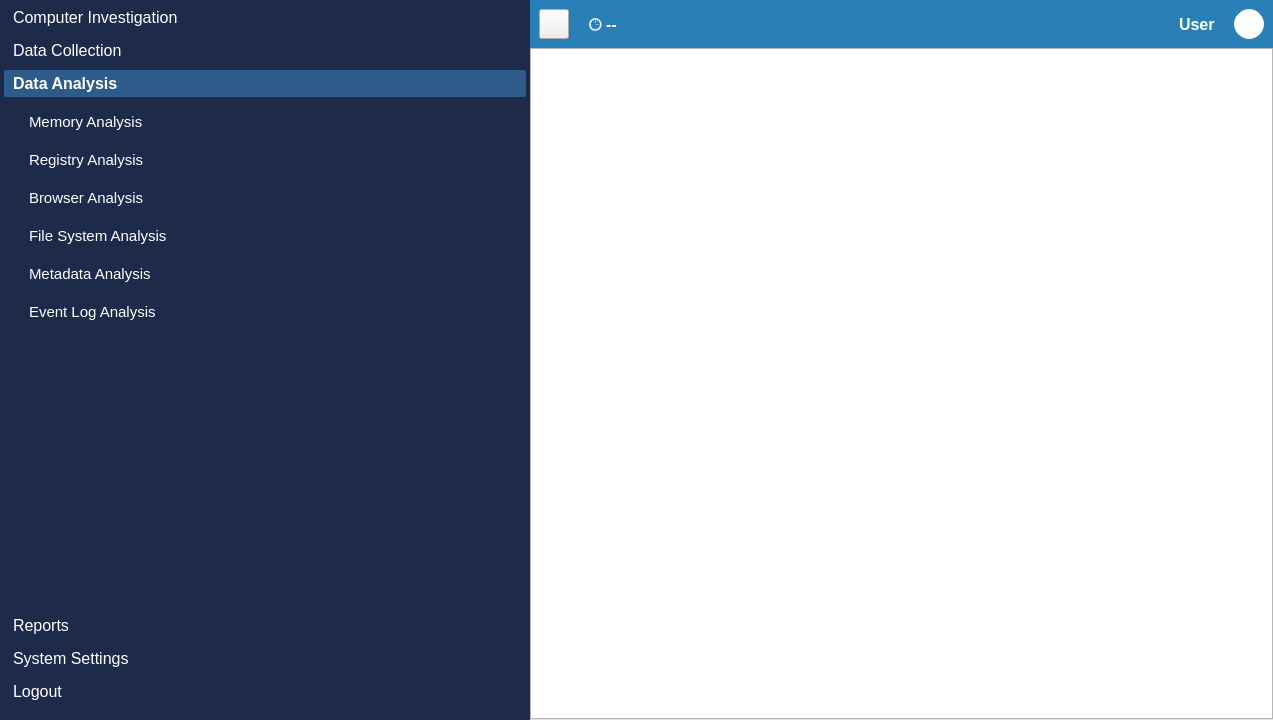
<?xml version="1.0" encoding="UTF-8"?>
<ui version="4.0">
 <class>MainWindow</class>
 <widget class="QMainWindow" name="MainWindow">
  <property name="geometry">
   <rect>
    <x>0</x>
    <y>0</y>
    <width>1273</width>
    <height>720</height>
   </rect>
  </property>
  <property name="windowTitle">
   <string>MainWindow</string>
  </property>
  <widget class="QWidget" name="centralwidget">
   <layout class="QGridLayout" name="gridLayout_4">
    <property name="leftMargin">
     <number>0</number>
    </property>
    <property name="topMargin">
     <number>0</number>
    </property>
    <property name="rightMargin">
     <number>0</number>
    </property>
    <property name="bottomMargin">
     <number>0</number>
    </property>
    <property name="spacing">
     <number>0</number>
    </property>
    <item row="0" column="0">
     <widget class="QSplitter" name="splitter">
      <property name="orientation">
       <enum>Qt::Horizontal</enum>
      </property>
      <property name="handleWidth">
       <number>0</number>
      </property>
      <widget class="QWidget" name="menu_widget" native="true">
       <property name="styleSheet">
        <string notr="true">background-color: #1e2a4a;
color: #fff;
border: none;
</string>
       </property>
       <layout class="QGridLayout" name="gridLayout">
        <property name="leftMargin">
         <number>4</number>
        </property>
        <property name="topMargin">
         <number>4</number>
        </property>
        <property name="rightMargin">
         <number>4</number>
        </property>
        <property name="bottomMargin">
         <number>15</number>
        </property>
        <property name="spacing">
         <number>0</number>
        </property>
        <item row="0" column="1">
         <widget class="QToolBox" name="toolBox">
          <property name="sizePolicy">
           <sizepolicy hsizetype="Preferred" vsizetype="Preferred">
            <horstretch>0</horstretch>
            <verstretch>0</verstretch>
           </sizepolicy>
          </property>
          <property name="font">
           <font>
            <pointsize>12</pointsize>
           </font>
          </property>
          <property name="styleSheet">
           <string notr="true">#toolBox {
    color: #fff;
}

#toolBox::tab {
    padding-left: 5px;
    text-align: left;
    border-radius: 2px;
}

#toolBox::tab:selected {
    background-color: #2d5c8b;
    font-weight: bold;
}

#toolBox QPushButton {
    padding: 5px 0px 5px 20px;
    text-align: left;
    border-radius: 3px;
}

#toolBox QPushButton:hover {
    background-color: #85C1E9;
}

#toolBox QPushButton:checked {
    background-color: #3399DB;
}
</string>
          </property>
          <property name="currentIndex">
           <number>2</number>
          </property>
          <widget class="QWidget" name="page_3">
           <property name="geometry">
            <rect>
             <x>0</x>
             <y>0</y>
             <width>414</width>
             <height>503</height>
            </rect>
           </property>
           <attribute name="icon">
            <iconset resource="../static/resource.qrc">
             <normaloff>:/icons/icons/antivirus_2894894.png</normaloff>:/icons/icons/antivirus_2894894.png</iconset>
           </attribute>
           <attribute name="label">
            <string>Computer Investigation</string>
           </attribute>
           <layout class="QVBoxLayout" name="verticalLayout">
            <property name="spacing">
             <number>10</number>
            </property>
            <property name="leftMargin">
             <number>5</number>
            </property>
            <property name="topMargin">
             <number>5</number>
            </property>
            <property name="rightMargin">
             <number>5</number>
            </property>
            <property name="bottomMargin">
             <number>5</number>
            </property>
            <item>
             <widget class="QPushButton" name="pushButton">
              <property name="font">
               <font>
                <pointsize>11</pointsize>
               </font>
              </property>
              <property name="focusPolicy">
               <enum>Qt::NoFocus</enum>
              </property>
              <property name="text">
               <string>Dashboard</string>
              </property>
              <property name="checkable">
               <bool>true</bool>
              </property>
              <property name="checked">
               <bool>true</bool>
              </property>
             </widget>
            </item>
            <item>
             <widget class="QPushButton" name="pushButton_2">
              <property name="font">
               <font>
                <pointsize>11</pointsize>
               </font>
              </property>
              <property name="focusPolicy">
               <enum>Qt::NoFocus</enum>
              </property>
              <property name="text">
               <string>Case Management</string>
              </property>
              <property name="checkable">
               <bool>true</bool>
              </property>
             </widget>
            </item>
            <item>
             <widget class="QPushButton" name="pushButton_3">
              <property name="font">
               <font>
                <pointsize>11</pointsize>
               </font>
              </property>
              <property name="focusPolicy">
               <enum>Qt::NoFocus</enum>
              </property>
              <property name="text">
               <string>User Management</string>
              </property>
              <property name="checkable">
               <bool>true</bool>
              </property>
             </widget>
            </item>
            <item>
             <spacer name="verticalSpacer">
              <property name="orientation">
               <enum>Qt::Vertical</enum>
              </property>
              <property name="sizeHint" stdset="0">
               <size>
                <width>20</width>
                <height>370</height>
               </size>
              </property>
             </spacer>
            </item>
           </layout>
          </widget>
          <widget class="QWidget" name="page_4">
           <property name="geometry">
            <rect>
             <x>0</x>
             <y>0</y>
             <width>414</width>
             <height>503</height>
            </rect>
           </property>
           <attribute name="icon">
            <iconset resource="../static/resource.qrc">
             <normaloff>:/icons/icons/icons8-collect-50.png</normaloff>:/icons/icons/icons8-collect-50.png</iconset>
           </attribute>
           <attribute name="label">
            <string>Data Collection</string>
           </attribute>
           <layout class="QVBoxLayout" name="verticalLayout_2">
            <property name="spacing">
             <number>10</number>
            </property>
            <property name="leftMargin">
             <number>5</number>
            </property>
            <property name="topMargin">
             <number>5</number>
            </property>
            <property name="rightMargin">
             <number>5</number>
            </property>
            <property name="bottomMargin">
             <number>5</number>
            </property>
            <item>
             <widget class="QPushButton" name="pushButton_4">
              <property name="font">
               <font>
                <pointsize>11</pointsize>
               </font>
              </property>
              <property name="focusPolicy">
               <enum>Qt::NoFocus</enum>
              </property>
              <property name="text">
               <string>Volatile Data</string>
              </property>
              <property name="checkable">
               <bool>true</bool>
              </property>
             </widget>
            </item>
            <item>
             <widget class="QPushButton" name="pushButton_5">
              <property name="font">
               <font>
                <pointsize>11</pointsize>
               </font>
              </property>
              <property name="focusPolicy">
               <enum>Qt::NoFocus</enum>
              </property>
              <property name="text">
               <string>Non-volatile Data</string>
              </property>
              <property name="checkable">
               <bool>true</bool>
              </property>
             </widget>
            </item>
            <item>
             <spacer name="verticalSpacer_2">
              <property name="orientation">
               <enum>Qt::Vertical</enum>
              </property>
              <property name="sizeHint" stdset="0">
               <size>
                <width>20</width>
                <height>406</height>
               </size>
              </property>
             </spacer>
            </item>
           </layout>
          </widget>
          <widget class="QWidget" name="page_5">
           <property name="geometry">
            <rect>
             <x>0</x>
             <y>0</y>
             <width>414</width>
             <height>503</height>
            </rect>
           </property>
           <attribute name="icon">
            <iconset resource="../static/resource.qrc">
             <normaloff>:/icons/icons/icons8-combo-chart-50.png</normaloff>:/icons/icons/icons8-combo-chart-50.png</iconset>
           </attribute>
           <attribute name="label">
            <string>Data Analysis</string>
           </attribute>
           <layout class="QVBoxLayout" name="verticalLayout_3">
            <property name="spacing">
             <number>10</number>
            </property>
            <property name="leftMargin">
             <number>5</number>
            </property>
            <property name="topMargin">
             <number>5</number>
            </property>
            <property name="rightMargin">
             <number>5</number>
            </property>
            <property name="bottomMargin">
             <number>5</number>
            </property>
            <item>
             <widget class="QPushButton" name="pushButton_6">
              <property name="font">
               <font>
                <pointsize>11</pointsize>
               </font>
              </property>
              <property name="focusPolicy">
               <enum>Qt::NoFocus</enum>
              </property>
              <property name="text">
               <string>Memory Analysis</string>
              </property>
              <property name="checkable">
               <bool>true</bool>
              </property>
             </widget>
            </item>
            <item>
             <widget class="QPushButton" name="pushButton_7">
              <property name="font">
               <font>
                <pointsize>11</pointsize>
               </font>
              </property>
              <property name="focusPolicy">
               <enum>Qt::NoFocus</enum>
              </property>
              <property name="text">
               <string>Registry Analysis</string>
              </property>
              <property name="checkable">
               <bool>true</bool>
              </property>
             </widget>
            </item>
            <item>
             <widget class="QPushButton" name="pushButton_8">
              <property name="font">
               <font>
                <pointsize>11</pointsize>
               </font>
              </property>
              <property name="focusPolicy">
               <enum>Qt::NoFocus</enum>
              </property>
              <property name="text">
               <string>Browser Analysis</string>
              </property>
              <property name="checkable">
               <bool>true</bool>
              </property>
             </widget>
            </item>
            <item>
             <widget class="QPushButton" name="pushButton_9">
              <property name="font">
               <font>
                <pointsize>11</pointsize>
               </font>
              </property>
              <property name="focusPolicy">
               <enum>Qt::NoFocus</enum>
              </property>
              <property name="text">
               <string>File System Analysis</string>
              </property>
              <property name="checkable">
               <bool>false</bool>
              </property>
             </widget>
            </item>
            <item>
             <widget class="QPushButton" name="pushButton_10">
              <property name="font">
               <font>
                <pointsize>11</pointsize>
               </font>
              </property>
              <property name="focusPolicy">
               <enum>Qt::NoFocus</enum>
              </property>
              <property name="text">
               <string>Metadata Analysis</string>
              </property>
              <property name="checkable">
               <bool>true</bool>
              </property>
             </widget>
            </item>
            <item>
             <widget class="QPushButton" name="pushButton_11">
              <property name="font">
               <font>
                <pointsize>11</pointsize>
               </font>
              </property>
              <property name="focusPolicy">
               <enum>Qt::NoFocus</enum>
              </property>
              <property name="text">
               <string>Event Log Analysis</string>
              </property>
              <property name="checkable">
               <bool>true</bool>
              </property>
             </widget>
            </item>
            <item>
             <spacer name="verticalSpacer_3">
              <property name="orientation">
               <enum>Qt::Vertical</enum>
              </property>
              <property name="sizeHint" stdset="0">
               <size>
                <width>20</width>
                <height>262</height>
               </size>
              </property>
             </spacer>
            </item>
           </layout>
          </widget>
          <widget class="QWidget" name="page_6">
           <property name="geometry">
            <rect>
             <x>0</x>
             <y>0</y>
             <width>414</width>
             <height>503</height>
            </rect>
           </property>
           <attribute name="icon">
            <iconset resource="../static/resource.qrc">
             <normaloff>:/icons/icons/icons8-report-50 (1).png</normaloff>:/icons/icons/icons8-report-50 (1).png</iconset>
           </attribute>
           <attribute name="label">
            <string>Reports</string>
           </attribute>
           <layout class="QVBoxLayout" name="verticalLayout_4">
            <property name="spacing">
             <number>10</number>
            </property>
            <property name="leftMargin">
             <number>5</number>
            </property>
            <property name="topMargin">
             <number>5</number>
            </property>
            <property name="rightMargin">
             <number>5</number>
            </property>
            <property name="bottomMargin">
             <number>5</number>
            </property>
            <item>
             <widget class="QPushButton" name="pushButton_14">
              <property name="font">
               <font>
                <pointsize>11</pointsize>
               </font>
              </property>
              <property name="text">
               <string>Generate Report</string>
              </property>
             </widget>
            </item>
            <item>
             <spacer name="verticalSpacer_4">
              <property name="orientation">
               <enum>Qt::Vertical</enum>
              </property>
              <property name="sizeHint" stdset="0">
               <size>
                <width>20</width>
                <height>478</height>
               </size>
              </property>
             </spacer>
            </item>
           </layout>
          </widget>
          <widget class="QWidget" name="page_7">
           <property name="geometry">
            <rect>
             <x>0</x>
             <y>0</y>
             <width>414</width>
             <height>503</height>
            </rect>
           </property>
           <attribute name="icon">
            <iconset resource="../static/resource.qrc">
             <normaloff>:/icons/icons/icons8-system-setting-53 (1).png</normaloff>:/icons/icons/icons8-system-setting-53 (1).png</iconset>
           </attribute>
           <attribute name="label">
            <string>System Settings</string>
           </attribute>
           <layout class="QVBoxLayout" name="verticalLayout_5">
            <property name="spacing">
             <number>10</number>
            </property>
            <property name="leftMargin">
             <number>5</number>
            </property>
            <property name="topMargin">
             <number>5</number>
            </property>
            <property name="rightMargin">
             <number>5</number>
            </property>
            <property name="bottomMargin">
             <number>5</number>
            </property>
            <item>
             <spacer name="verticalSpacer_5">
              <property name="orientation">
               <enum>Qt::Vertical</enum>
              </property>
              <property name="sizeHint" stdset="0">
               <size>
                <width>20</width>
                <height>478</height>
               </size>
              </property>
             </spacer>
            </item>
           </layout>
          </widget>
          <widget class="QWidget" name="page_8">
           <property name="geometry">
            <rect>
             <x>0</x>
             <y>0</y>
             <width>414</width>
             <height>503</height>
            </rect>
           </property>
           <attribute name="icon">
            <iconset resource="../static/resource.qrc">
             <normaloff>:/icons/icons/icons8-logout-50.png</normaloff>:/icons/icons/icons8-logout-50.png</iconset>
           </attribute>
           <attribute name="label">
            <string>Logout</string>
           </attribute>
           <layout class="QGridLayout" name="gridLayout_3">
            <property name="leftMargin">
             <number>5</number>
            </property>
            <property name="topMargin">
             <number>5</number>
            </property>
            <property name="rightMargin">
             <number>5</number>
            </property>
            <property name="bottomMargin">
             <number>5</number>
            </property>
            <property name="horizontalSpacing">
             <number>10</number>
            </property>
            <property name="verticalSpacing">
             <number>7</number>
            </property>
            <item row="0" column="0">
             <spacer name="verticalSpacer_6">
              <property name="orientation">
               <enum>Qt::Vertical</enum>
              </property>
              <property name="sizeHint" stdset="0">
               <size>
                <width>20</width>
                <height>478</height>
               </size>
              </property>
             </spacer>
            </item>
           </layout>
          </widget>
         </widget>
        </item>
       </layout>
      </widget>
      <widget class="QWidget" name="main_widget" native="true">
       <property name="minimumSize">
        <size>
         <width>0</width>
         <height>0</height>
        </size>
       </property>
       <property name="font">
        <font>
         <pointsize>10</pointsize>
        </font>
       </property>
       <layout class="QGridLayout" name="gridLayout_2">
        <property name="leftMargin">
         <number>0</number>
        </property>
        <property name="topMargin">
         <number>0</number>
        </property>
        <property name="rightMargin">
         <number>0</number>
        </property>
        <property name="bottomMargin">
         <number>0</number>
        </property>
        <property name="spacing">
         <number>0</number>
        </property>
        <item row="0" column="0">
         <widget class="QWidget" name="search_widget" native="true">
          <property name="styleSheet">
           <string notr="true">#search_widget {
    background-color: #2980b9;
}
</string>
          </property>
          <layout class="QHBoxLayout" name="horizontalLayout_2">
           <item>
            <widget class="QPushButton" name="pushButton_12">
             <property name="minimumSize">
              <size>
               <width>30</width>
               <height>30</height>
              </size>
             </property>
             <property name="maximumSize">
              <size>
               <width>30</width>
               <height>30</height>
              </size>
             </property>
             <property name="text">
              <string/>
             </property>
             <property name="icon">
              <iconset resource="../static/resource.qrc">
               <normaloff>:/icons/icons/arrow-96-48.ico</normaloff>
               <normalon>:/icons/icons/arrow-31-48.ico</normalon>:/icons/icons/arrow-96-48.ico</iconset>
             </property>
             <property name="checkable">
              <bool>true</bool>
             </property>
            </widget>
           </item>
           <item>
            <widget class="QLabel" name="timestamp_label">
             <property name="styleSheet">
              <string notr="true">#timestamp_label {
    color: #ffffff;
    font-size: 16px;
    font-weight: 500;
    padding: 5px 10px;
}</string>
             </property>
             <property name="text">
              <string>🕒 --</string>
             </property>
            </widget>
           </item>
           <item>
            <spacer name="horizontalSpacer">
             <property name="orientation">
              <enum>Qt::Horizontal</enum>
             </property>
             <property name="sizeHint" stdset="0">
              <size>
               <width>40</width>
               <height>20</height>
              </size>
             </property>
            </spacer>
           </item>
           <item>
            <widget class="QLabel" name="username_label">
             <property name="styleSheet">
              <string notr="true">#username_label {
    color: #ffffff;
    font-size: 16px;
    font-weight: bold;
    padding: 5px 8px;
}</string>
             </property>
             <property name="text">
              <string>User</string>
             </property>
            </widget>
           </item>
           <item>
            <widget class="QLabel" name="user_label">
             <property name="minimumSize">
              <size>
               <width>30</width>
               <height>30</height>
              </size>
             </property>
             <property name="maximumSize">
              <size>
               <width>30</width>
               <height>30</height>
              </size>
             </property>
             <property name="styleSheet">
              <string notr="true">#user_label {
    background-color: #fff;
    border: 1px solid #F2F4F4;
    padding: 5px 5px;
    border-radius: 15%;
}
</string>
             </property>
             <property name="text">
              <string/>
             </property>
             <property name="pixmap">
              <pixmap resource="../static/resource.qrc">:/icons/icons/user-48.ico</pixmap>
             </property>
             <property name="scaledContents">
              <bool>true</bool>
             </property>
            </widget>
           </item>
          </layout>
         </widget>
        </item>
        <item row="1" column="0">
         <widget class="QTabWidget" name="tabWidget">
          <property name="styleSheet">
           <string notr="true">#tabWidget {
    background-color: #fff;
}

QTabBar::close-button {
    margin-left: 3px;
	image: url(:/icons/icons/x-mark-4-32.ico);
}

QTabBar::close-button:hover {
	image: url(:/icons/icons/x-mark-4-48.ico);
}

QTabBar::tab {
                background-color: #f5f5f5;
                color: #333333;
                border: 1px solid #c0c0c0;
                border-bottom: none;
                margin-right: 2px;
                border-top-left-radius: 6px;
                border-top-right-radius: 6px;
				font-size: 16px; 
}
     
QTabBar::tab:selected {
                background-color: #28a745 ;
                color: #ffffff;
                border-bottom: none;
            }
            
QTabBar::tab:hover:!selected {
                background-color: #e8f4f8;
                color: #2E86AB;
                border: 1px solid #85C1E9;
}</string>
          </property>
          <property name="currentIndex">
           <number>-1</number>
          </property>
          <property name="tabsClosable">
           <bool>true</bool>
          </property>
         </widget>
        </item>
       </layout>
      </widget>
     </widget>
    </item>
   </layout>
  </widget>
 </widget>
 <resources>
  <include location="../static/resource.qrc"/>
 </resources>
 <connections>
  <connection>
   <sender>pushButton_12</sender>
   <signal>toggled(bool)</signal>
   <receiver>menu_widget</receiver>
   <slot>setHidden(bool)</slot>
   <hints>
    <hint type="sourcelabel">
     <x>220</x>
     <y>17</y>
    </hint>
    <hint type="destinationlabel">
     <x>165</x>
     <y>2</y>
    </hint>
   </hints>
  </connection>
 </connections>
</ui>
